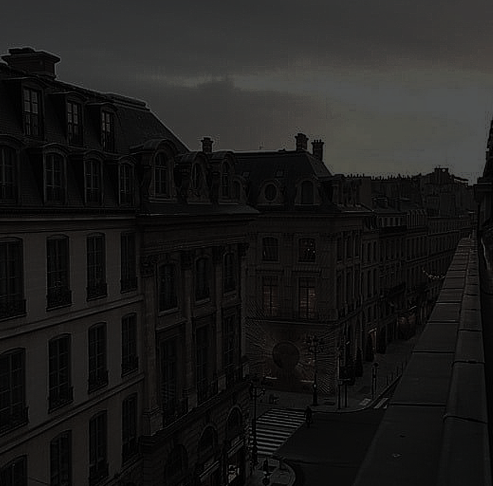
#> input picture 2022-11-08/images/dark_image.png, 493 x 486 px, found by its file name
$ python re_histogram6_3_5.py
#> lines starting #> are read from the running program, lines starting #| are printed output that depends on the picture
import numpy as np, cv2
import matplotlib.pyplot as plt

image = cv2.imread("D:/github/OpenCV-Python/2022-11-08/images/dark_image.png", cv2.IMREAD_COLOR)
#> image is the input picture: shape (486, 493, 3); mean B, G, R 27.3, 28.3, 28.8
# 영상 읽기

bsize, ranges = [64], [0,256]
# 계급 개수, 화소 범위

hist = cv2.calcHist([image], [0], None, bsize, ranges)
#> hist = 64 values, max 31751 at index 2, min 0 at index 21, mean 3743.7
# 히스토그램 재계산

image_str = cv2.normalize(image, None, 0, 255., cv2.NORM_MINMAX)
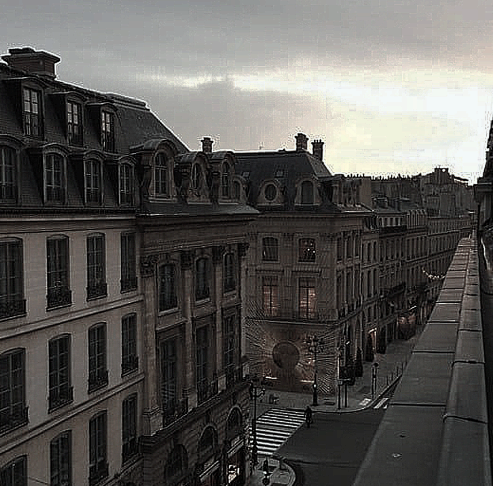
#> image_str: shape (486, 493, 3); mean B, G, R 84, 86.9, 88.6
hist_str = cv2.calcHist([image_str], [0], None, bsize, ranges)
#> hist_str = 64 values, max 15102 at index 7, min 0 at index 63, mean 3743.7
# 이미지 정규화 후 히스토그램 재계산

image_gray = cv2.cvtColor(image, cv2.COLOR_BGR2GRAY)
image_dst = cv2.equalizeHist(image_gray)
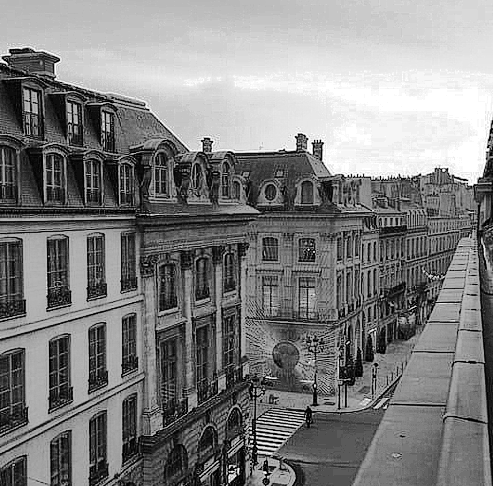
#> image_dst: shape (486, 493); min 0, max 255, mean 128.6
hist_dst = cv2.calcHist([image_dst], [0], None, bsize, ranges)
#> hist_dst = 64 values, max 8749 at index 20, min 0 at index 4, mean 3743.7
# 이미지 평활화 후 히스토그램 재계산

plt.figure(figsize=(12, 12))

titles = ['image', 'hist', 'image_str', 'hist_str', 'image_dst', 'hist_dst']
for idx, title in enumerate(titles):
    plt.subplot(3, 2, idx+1)
    plt.title(title)
    if idx % 2 == 0:
        plt.axis('off')
        plt.imshow(eval(title), cmap='gray')
    else:
        plt.bar(np.arange(64), eval(title).squeeze(1), color='k')
        # eval(title).squeeze(1) : 1차원으로 변환
        # hist.flatten()         : 1차원으로 변환

plt.show()
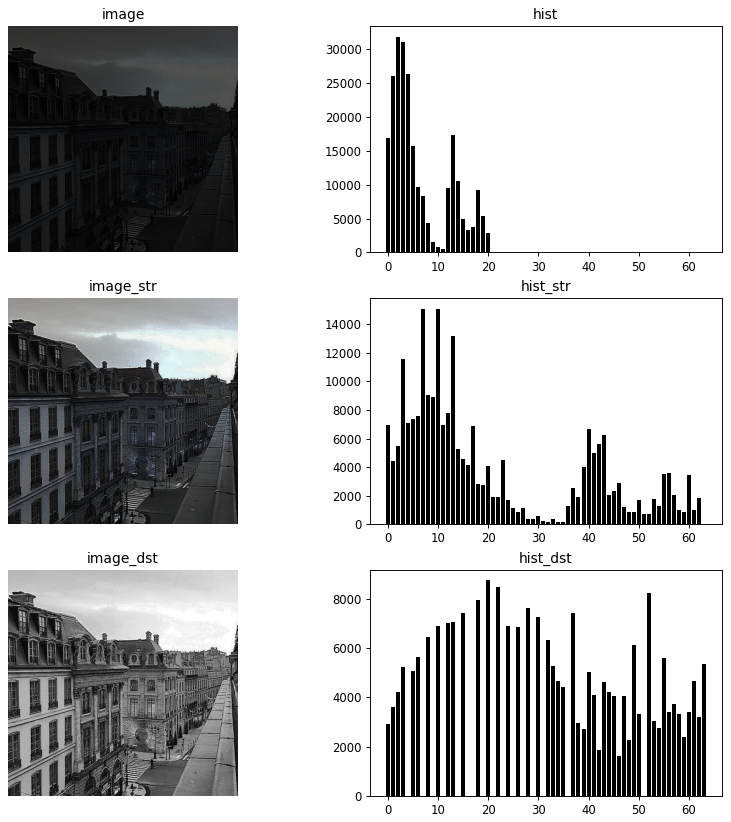
#> figure drawn by matplotlib, 6 panels; B, G, R data is drawn as R, G, B; panel 2: tallest bar 31751 high, from x = 1.6 to 2.4; panel 4: tallest bar 15102 high, from x = 6.6 to 7.4; panel 6: tallest bar 8749 high, from x = 19.6 to 20.4
